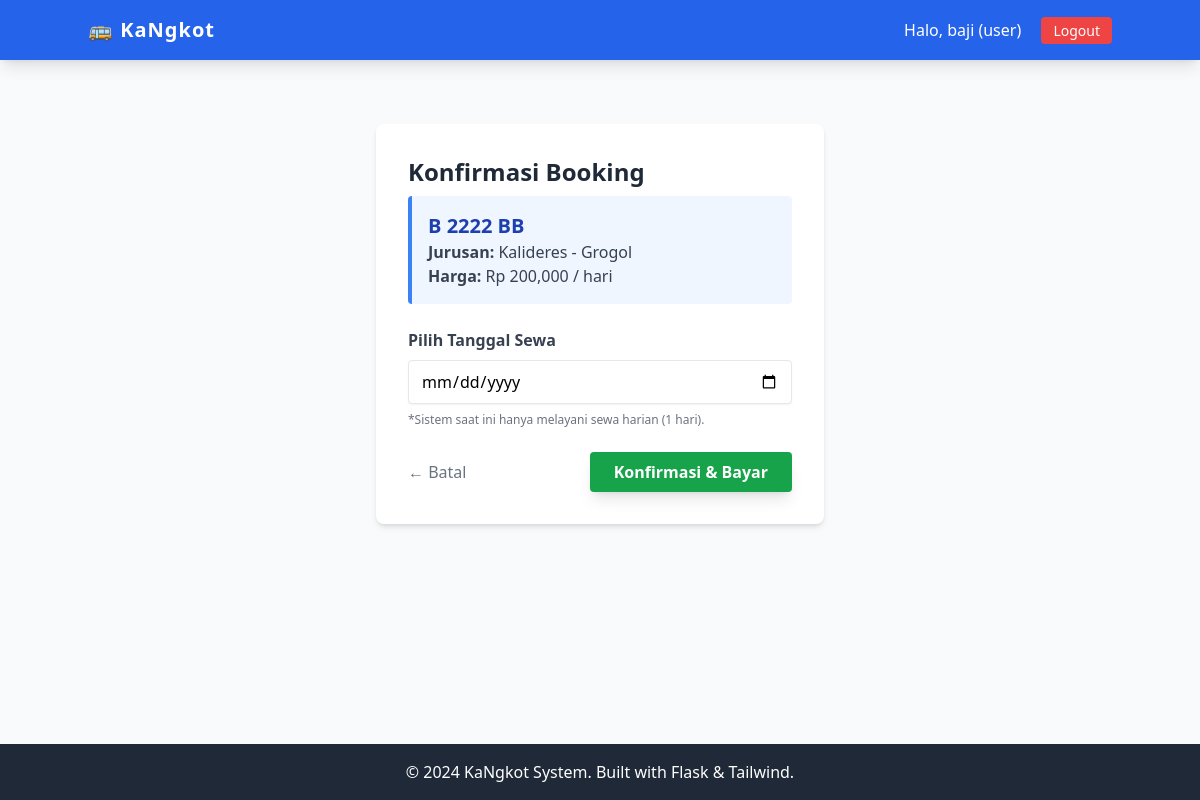
The app's page /booking/2 (signed in) with its own data.
### tables this page shows
CREATE TABLE angkot (
        id INTEGER PRIMARY KEY AUTOINCREMENT,
        plat_nomor TEXT NOT NULL UNIQUE,
        jurusan TEXT NOT NULL,
        harga_per_hari REAL NOT NULL,
        status TEXT DEFAULT 'tersedia',
        img_url TEXT
    );

### app_mysql.py (the view, shortened to what this page needs)
@app.route('/booking/<int:id>', methods=['GET', 'POST'])
def booking_angkot(id):
    if 'user_id' not in session:
        flash('Silakan login untuk booking.', 'error')
        return redirect(url_for('index'))
    conn = get_db_connection()
    cursor = conn.cursor()
    cursor.execute("SELECT * FROM angkot WHERE id = ?", (id,))
    angkot = cursor.fetchone()
    conn.close()
    return render_template('booking.html', angkot=angkot)

### db_config.py (called while the page is built)
def get_db_connection():
    base_dir = os.path.dirname(os.path.abspath(__file__))
    db_path = os.path.join(base_dir, DB_NAME)
    conn = sqlite3.connect(db_path)
    conn.row_factory = sqlite3.Row
    return conn

### templates/booking.html
{% extends 'base.html' %}
{% block content %}
<div class="max-w-md mx-auto bg-white p-8 rounded-lg shadow-md mt-10">
    <h2 class="text-2xl font-bold text-gray-800 mb-2">Konfirmasi Booking</h2>
    <div class="bg-blue-50 p-4 rounded mb-6 border-l-4 border-blue-500">
        <h3 class="text-xl font-bold text-blue-800">{{ angkot['plat_nomor'] }}</h3>
        <p class="text-gray-700"><strong>Jurusan:</strong> {{ angkot['jurusan'] }}</p>
        <p class="text-gray-700"><strong>Harga:</strong> Rp {{ "{:,.0f}".format(angkot['harga_per_hari']) }} / hari</p>
    </div>
    <form method="POST">
        <div class="mb-6">
            <label class="block text-gray-700 font-bold mb-2">Pilih Tanggal Sewa</label>
            <input type="date" name="tanggal_sewa" required
                   class="w-full border rounded px-3 py-2 focus:outline-none focus:ring focus:border-blue-300 shadow-sm">
            <p class="text-xs text-gray-500 mt-2">*Sistem saat ini hanya melayani sewa harian (1 hari).</p>
        </div>
        <div class="flex justify-between items-center">
            <a href="{{ url_for('dashboard') }}" class="text-gray-500 hover:text-gray-700 font-medium transition">
                &larr; Batal
            </a>
            <button type="submit" class="bg-green-600 hover:bg-green-700 text-white font-bold py-2 px-6 rounded shadow-lg transform hover:-translate-y-0.5 transition">
                Konfirmasi & Bayar
            </button>
        </div>
    </form>
</div>
{% endblock %}

### records on screen
angkot: plat_nomor "B 2222 BB", jurusan "Kalideres - Grogol", harga_per_hari "200,000"

### other values on screen
{{ session['username'] }} "baji"
{{ session['role'] }} "user"
